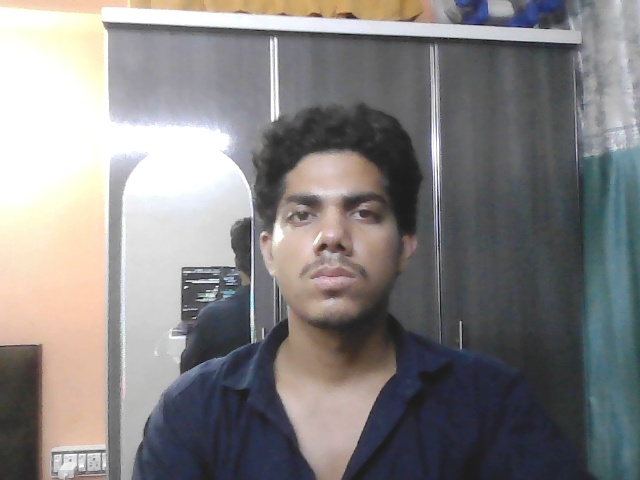
#> input picture temp_test.jpg, 640 x 480 px
$ python -i liveness.py   (imports and definitions only)
#> lines starting #> are read from the running program, lines starting #| are printed output that depends on the picture
#> further down, picture is the input picture: shape (480, 640, 3); mean B, G, R 129.9, 129.8, 132
import cv2
import os
import numpy as np

def get_cascade_path(filename):
    # 1. Standard cv2.data path
    try:
        if hasattr(cv2, 'data') and hasattr(cv2.data, 'haarcascades'):
            p = os.path.join(cv2.data.haarcascades, filename)
            if os.path.exists(p):
                return p
    except Exception:
        pass

    # 2. cv2 package direct directory
    cv2_dir = os.path.dirname(cv2.__file__)
    possible_paths = [
        os.path.join(cv2_dir, 'data', filename),
        os.path.join(cv2_dir, filename),
        os.path.join(os.path.dirname(cv2_dir), 'cv2', 'data', filename)
    ]
    for p in possible_paths:
        if os.path.exists(p):
            return p

    # 3. OpenCV internal file finder fallback
    try:
        return cv2.samples.findFile(filename)
    except Exception:
        return filename

class LivenessDetector:
    def __init__(self):
        face_path = get_cascade_path('haarcascade_frontalface_default.xml')
        eye_path = get_cascade_path('haarcascade_eye.xml')

        self.face_cascade = cv2.CascadeClassifier(face_path)
        self.eye_cascade = cv2.CascadeClassifier(eye_path)
        self.clahe = cv2.createCLAHE(clipLimit=2.0, tileGridSize=(8, 8))
        self.blink_count = 0
        self.eye_closed = False
        self.prev_face_crop = None
        self.motion_score = 0.0

    def check_liveness(self, frame):
        if frame is None or frame.size == 0:
            return False, 0.0, self.blink_count

        try:
            gray = cv2.cvtColor(frame, cv2.COLOR_BGR2GRAY)
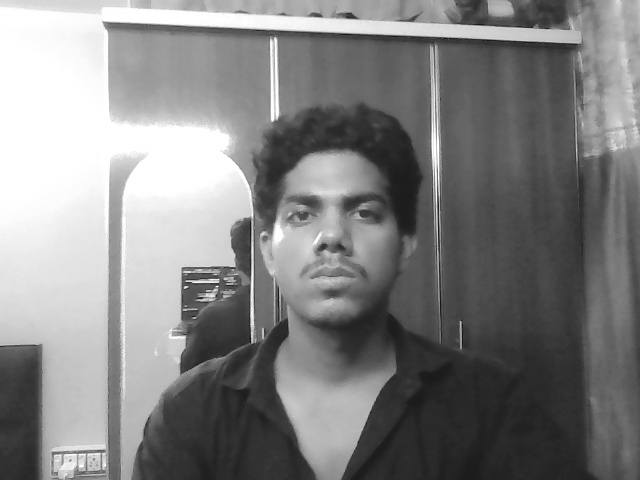
#> gray: shape (480, 640); min 20, max 255, mean 130.4
            enhanced_gray = self.clahe.apply(gray)
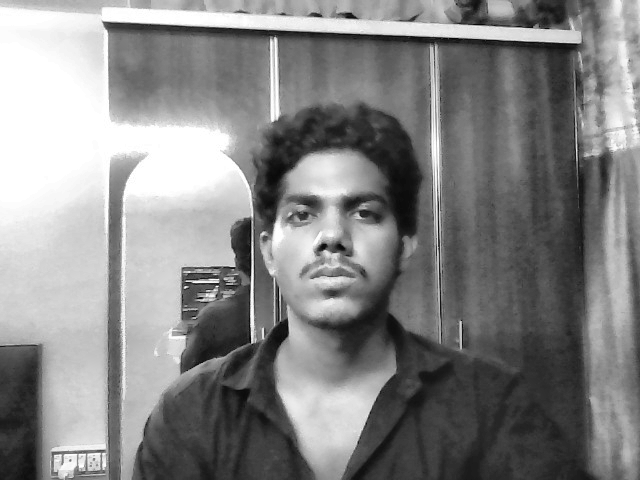
#> enhanced_gray: shape (480, 640); min 4, max 255, mean 133.2

            # If cascades failed to load XML, pass-through cleanly
            if self.face_cascade.empty():
                return True, 0.0, max(1, self.blink_count)

            faces = self.face_cascade.detectMultiScale(enhanced_gray, scaleFactor=1.2, minNeighbors=4)
#> faces = [[251, 150, 162, 162]]

            if len(faces) == 0:
                return self.blink_count >= 1, 0.0, self.blink_count

            for (x, y, w, h) in faces:
                roi_gray = enhanced_gray[y:y + int(h * 0.65), x:x + w]
                face_crop = cv2.resize(gray[y:y+h, x:x+w], (100, 100))

                # Natural Micro-Motion Check
                if self.prev_face_crop is not None:
                    diff = cv2.absdiff(self.prev_face_crop, face_crop)
                    self.motion_score = float(np.mean(diff))
                    if self.motion_score > 3.5:
                        self.blink_count += 1
                self.prev_face_crop = face_crop

                # Eye Blink Check
                if not self.eye_cascade.empty():
                    eyes = self.eye_cascade.detectMultiScale(roi_gray, scaleFactor=1.1, minNeighbors=2)
                    if len(eyes) == 0:
                        if not self.eye_closed:
                            self.eye_closed = True
                    else:
                        if self.eye_closed:
                            self.blink_count += 1
                            self.eye_closed = False
#> this loop made 1 pass
#> (x, y, w, h, eyes) on pass 1: (251, 150, 162, 162, [[94, 46, 34, 34], [31, 48, 36, 36]])
#> pass 1, in check_liveness, `roi_gray = enhanced_gray[y:y + int(h * 0.65), x:x + w]`:
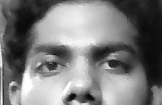
#> roi_gray: shape (105, 162); min 8, max 255, mean 123.2
#> pass 1, in check_liveness, `face_crop = cv2.resize(gray[y:y+h, x:x+w], (100, 100))`:
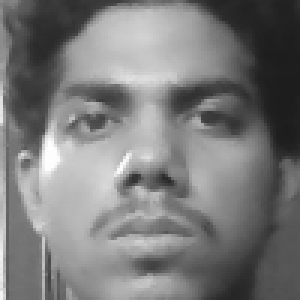
#> face_crop: shape (100, 100) (shown 3 times larger); min 28, max 254, mean 122.4
#> after the loop, self.blink_count = 0; self.eye_closed = False

            is_live = self.blink_count >= 1
#> is_live = False
            return is_live, self.motion_score, self.blink_count
        except Exception:
            return True, 0.0, max(1, self.blink_count)

>>> import cv2
>>> picture = cv2.imread('../temp_test.jpg')
>>> result = LivenessDetector().check_liveness(picture)
#> result = (False, 0, 0)
